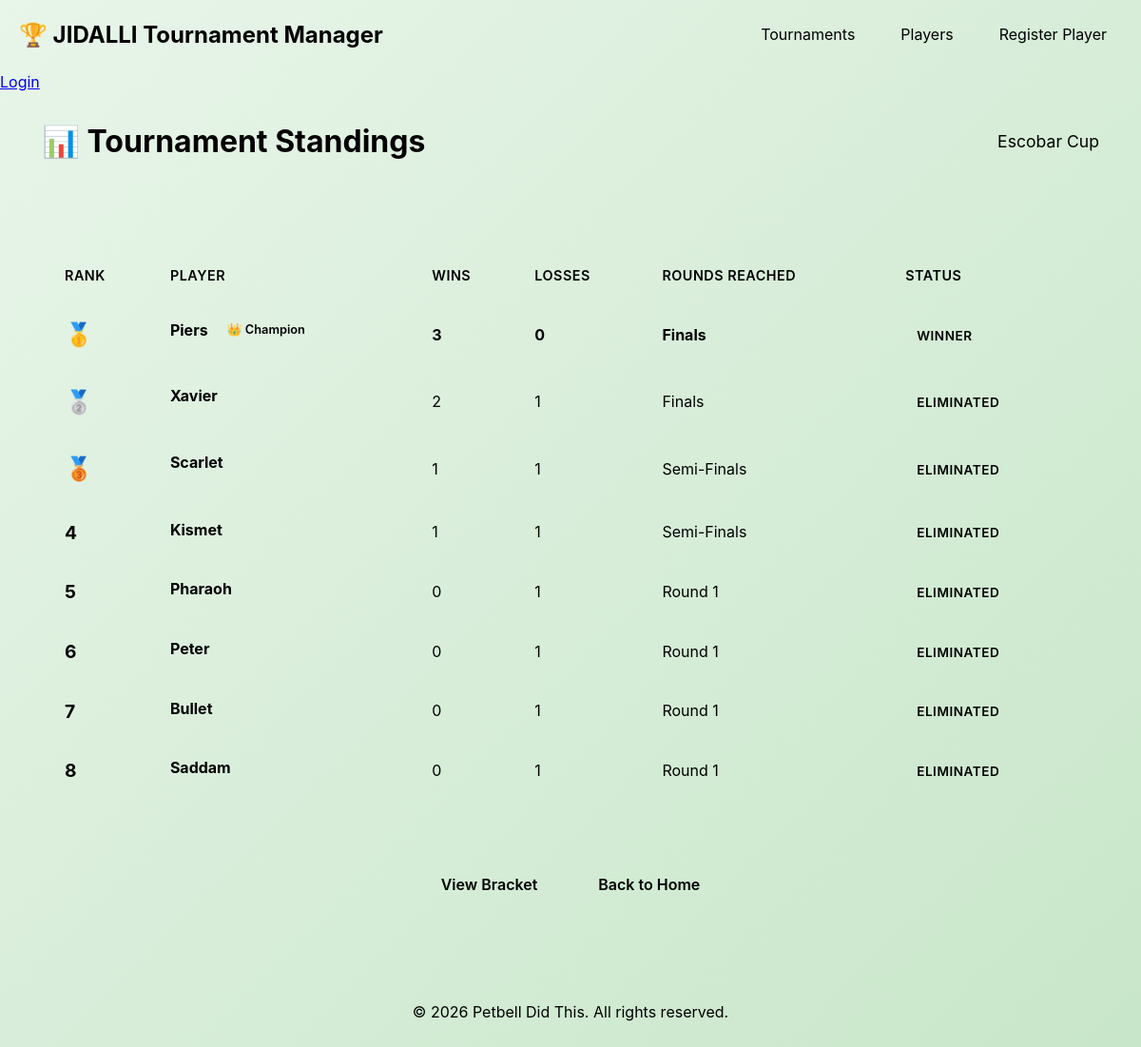
The app's page /tournaments/2/standings with its own data.
### models.py (models this page shows)
class Tournament (SQLModel, table=True):
    tournament_id: int = Field(default=None, primary_key=True)
    name: str
    status: str
    number_of_teams: int
    current_round: int
    total_rounds: int
    winner_id: int | None = None

class Player(SQLModel, table=True):
    player_id: int = Field(default=None, primary_key=True)
    name: str
    email: str
    games: list["Game"] = Relationship(back_populates="player")

### game.py (the view)
@app.get("/tournaments/{tournament_id}/standings", response_class=HTMLResponse)
async def tournament_standings_view(
    request: Request,
    tournament_id: int,
    session: sessionDep
):
    tournament = session.get(Tournament, tournament_id)
    if not tournament:
        raise HTTPException(status_code=404, detail="Tournament not found")
    result = get_tournament_standings(tournament_id, session)
    return templates.TemplateResponse(
        "standings.html",
        {
            "request": request,
            "tournament": tournament,
            "standings": result.get("standings", [])
        }
    )

### templates/standings.html (shortened to what this page needs)
{% extends "base.html" %}
{% block content %}
<div class="page-header">
    <h1>📊 Tournament Standings</h1>
    <p class="subtitle">{{ tournament.name }}</p>
</div>
<div class="standings-container">
    <table class="standings-table">
        <thead>
            <tr>
                <th>Rank</th>
                <th>Player</th>
                <th>Wins</th>
                <th>Losses</th>
                <th>Rounds Reached</th>
                <th>Status</th>
            </tr>
        </thead>
        <tbody>
            {% for standing in standings %}
            <tr class="{% if standing.is_champion %}champion-row{% endif %}">
                <td class="rank">
                    {% if standing.rank == 1 %}
                        <span class="medal gold">🥇</span>
                    {% elif standing.rank == 2 %}
                        <span class="medal silver">🥈</span>
                    {% elif standing.rank == 3 %}
                        <span class="medal bronze">🥉</span>
                    {% else %}
                        {{ standing.rank }}
                    {% endif %}
                </td>
                <td class="player-name">
                    <strong>{{ standing.team_name }}</strong>
                    {% if standing.is_champion %}
                        <span class="champion-badge">👑 Champion</span>
                    {% endif %}
                </td>
                <td>{{ standing.wins }}</td>
                <td>{{ standing.losses }}</td>
                <td>
                    {% if standing.rounds_reached == tournament.total_rounds %}
                        Finals
                    {% elif standing.rounds_reached == tournament.total_rounds - 1 %}
                        Semi-Finals
                    {% else %}
                        Round {{ standing.rounds_reached }}
                    {% endif %}
                </td>
                <td>
                    {% if standing.is_champion %}
                        <span class="badge badge-success">Winner</span>
                    {% else %}
                        <span class="badge badge-secondary">Eliminated</span>
                    {% endif %}
                </td>
            </tr>
            {% endfor %}
        </tbody>
    </table>
</div>
<div class="actions centered">
    <a href="/tournaments/{{ tournament.tournament_id }}" class="btn btn-primary">View Bracket</a>
    <a href="/" class="btn btn-secondary">Back to Home</a>
</div>
{% endblock %}

### static/style.css (style rules this page uses)
* { margin: 0; padding: 0; box-sizing: border-box; }
body { font-family: -apple-system, BlinkMacSystemFont, 'Segoe UI', Roboto, Oxygen, Ubuntu, Cantarell, sans-serif; line-height: 1.6; color: var(--text-dark); background: linear-gradient(135deg, #e8f5e9 0%, #c8e6c9 100%); min-height: 100vh; }
.page-header { display: flex; justify-content: space-between; align-items: center; margin-bottom: 2rem; padding: 1.5rem; background: var(--white); border-radius: 12px; box-shadow: var(--shadow-sm); }
.page-header h1 { color: var(--primary-green); font-size: 2rem; margin: 0; }
.subtitle { color: var(--text-light); font-size: 1.1rem; }
.btn { display: inline-block; padding: 0.75rem 1.5rem; border-radius: 8px; text-decoration: none; border: none; cursor: pointer; font-size: 1rem; font-weight: 600; transition: all 0.3s; text-align: center; }
.btn-primary { background: linear-gradient(135deg, var(--primary-green) 0%, var(--dark-green) 100%); color: var(--white); box-shadow: var(--shadow-sm); }
.btn-secondary { background: var(--light-gray); color: var(--text-dark); }
.badge { padding: 0.25rem 0.75rem; border-radius: 20px; font-size: 0.85rem; font-weight: 600; text-transform: uppercase; letter-spacing: 0.5px; }
.badge-success { background: var(--pale-green); color: var(--dark-green); }
.badge-secondary { background: var(--light-gray); color: var(--text-light); }
.actions { display: flex; gap: 1rem; justify-content: center; margin-top: 2rem; }
.standings-container { background: var(--white); padding: 2rem; border-radius: 12px; box-shadow: var(--shadow-sm); overflow-x: auto; }
.standings-table { width: 100%; border-collapse: collapse; }
.standings-table thead { background: linear-gradient(135deg, var(--primary-green) 0%, var(--dark-green) 100%); color: var(--white); }
.standings-table th { padding: 1rem; text-align: left; font-weight: 600; text-transform: uppercase; letter-spacing: 0.5px; font-size: 0.9rem; }
.standings-table td { padding: 1rem; border-bottom: 1px solid var(--light-gray); }
.standings-table tbody tr { transition: background 0.3s; }
.standings-table tbody tr.champion-row { background: linear-gradient(135deg, var(--pale-green) 0%, #c8e6c9 100%); font-weight: bold; }
.rank { font-weight: bold; font-size: 1.2rem; color: var(--primary-green); }
.medal { font-size: 1.5rem; }
.player-name { display: flex; align-items: center; gap: 0.5rem; }
.champion-badge { background: var(--primary-green); color: var(--white); padding: 0.25rem 0.75rem; border-radius: 20px; font-size: 0.8rem; font-weight: 600; }

### records on screen
Tournament: name "Escobar Cup"
Player: team_name "Piers", shows "👑 Champion", wins "3", losses "0", shows "Finals", shows "WINNER"
Player: team_name "Xavier", wins "2", losses "1", shows "Finals", shows "ELIMINATED"
Player: team_name "Scarlet", wins "1", losses "1", shows "Semi-Finals", shows "ELIMINATED"
Player: rank "4", team_name "Kismet", wins "1", losses "1", shows "Semi-Finals", shows "ELIMINATED"
Player: rank "5", team_name "Pharaoh", wins "0", losses "1", rounds_reached "1", shows "ELIMINATED"
Player: rank "6", team_name "Peter", wins "0", losses "1", rounds_reached "1", shows "ELIMINATED"
Player: rank "7", team_name "Bullet", wins "0", losses "1", rounds_reached "1", shows "ELIMINATED"
Player: rank "8", team_name "Saddam", wins "0", losses "1", rounds_reached "1", shows "ELIMINATED"
